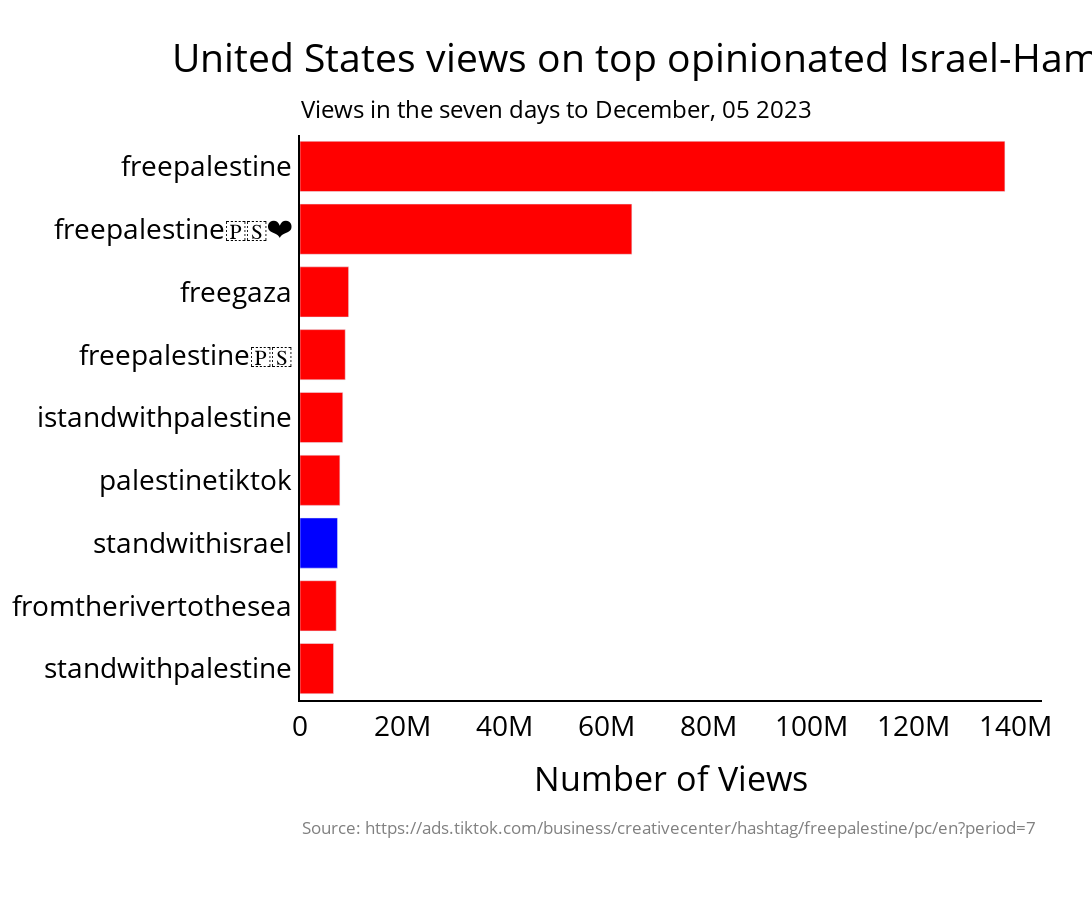

The cell this chart's notebook holds for it:
### Code cell
country_code = 'US'
number_of_hashtags = 9 
create_hashtag_chart(country_code,number_of_hashtags)

### Figure 1 — Plotly figure (JSON) as saved in the notebook; plotly's stock layout.template omitted (floating-point values rounded to 4 significant figures)
{"data": [{"marker": {"color": ["red", "red", "red", "red", "red", "red", "blue", "red", "red"]}, "name": "Views", "orientation": "h", "type": "bar", "x": [137938590, 64938064, 9514958, 8852844, 8370487, 7801366, 7343451, 7089122, 6565488], "y": ["freepalestine", "freepalestine🇵🇸❤️", "freegaza", "freepalestine🇵🇸", "istandwithpalestine", "palestinetiktok", "standwithisrael", "fromtherivertothesea", "standwithpalestine"]}], "layout": {"annotations": [{"font": {"size": 24}, "showarrow": false, "text": "Views in the seven days to December, 05 2023", "x": -0.002, "xanchor": "left", "xref": "paper", "y": 1.08, "yanchor": "top", "yref": "paper"}, {"align": "left", "font": {"color": "grey", "size": 17}, "showarrow": false, "text": "Source: https://ads.tiktok.com/business/creativecenter/hashtag/freepalestine/pc/en?period=7", "x": 0, "xref": "paper", "y": -0.25, "yref": "paper"}], "barmode": "relative", "font": {"color": "black", "size": 28}, "height": 900, "margin": {"b": 200, "l": 100, "r": 50, "t": 135}, "paper_bgcolor": "white", "plot_bgcolor": "white", "showlegend": false, "title": {"text": "United States views on top opinionated Israel-Hamas TikTok hashtags", "x": 0.1572, "xanchor": "left", "y": 0.95, "yanchor": "top"}, "width": 1800, "xaxis": {"linecolor": "black", "linewidth": 2, "showline": true, "title": {"standoff": 25, "text": "Number of Views"}}, "yaxis": {"automargin": true, "autorange": "reversed", "linecolor": "black", "linewidth": 2, "showline": true, "tickfont": {"color": "black"}, "title": {"font": {"color": "black"}}}}}
